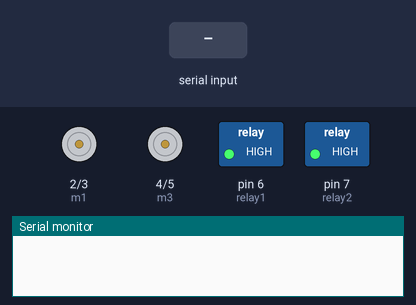
Simulated run of this sketch. Board: Arduino Uno, built with avr-gcc and run on an emulated ATmega328P. Shown: motor-driver pin pairs drawn as motors (green arrow = first pin HIGH = forward, orange = second pin HIGH = backward, longer = more drive), switched loads named in the sketch (green lamp = pin HIGH), the last lines printed to the serial monitor. Inputs (shaded band) come from the test bench.

Above: at 1.3 s.
1.4 s: "1" received over the second serial link
At 1.7 s:
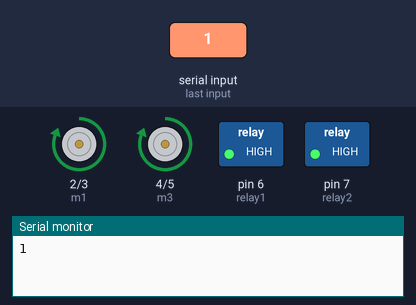
2.9 s: "2" received over the second serial link
At 3.7 s:
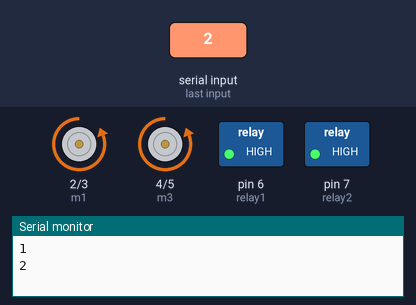
4.4 s: "3" received over the second serial link
At 4.8 s:
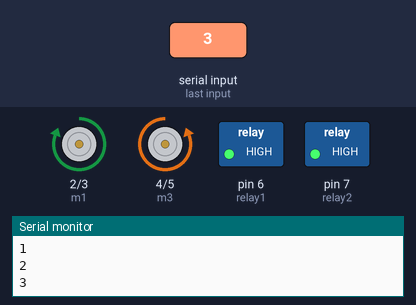
5.9 s: "4" received over the second serial link
At 7.1 s:
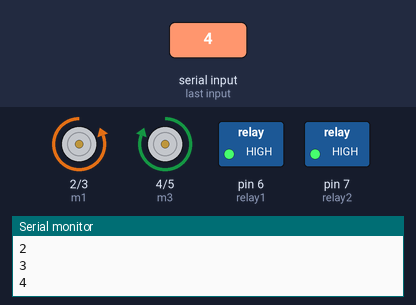
7.4 s: "6" received over the second serial link
At 8.3 s:
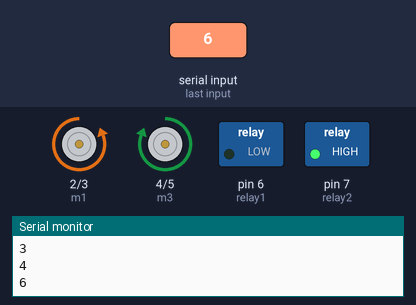
8.9 s: "5" received over the second serial link
At 9.5 s:
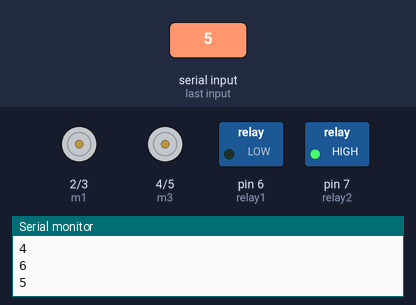
Timing chart, 0 to 11.4 s (numbered marks = the images above; inputs shaded):
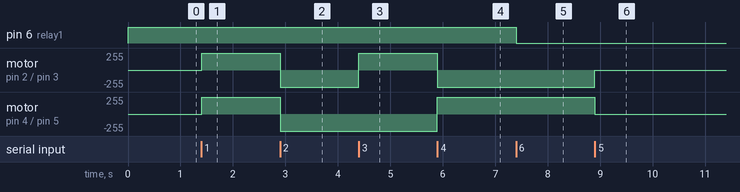

Measured:
- after the input at 1.4 s, motor on pin 2 (m1) / pin 3 (m2), motor on pin 4 (m3) / pin 5 (m4): stopped → forward 255/255 at once
- after the input at 2.9 s, motor on pin 2 (m1) / pin 3 (m2), motor on pin 4 (m3) / pin 5 (m4): forward 255/255 → backward 255/255 at once
- after the input at 4.4 s, motor on pin 2 (m1) / pin 3 (m2): backward 255/255 → forward 255/255 at once
- after the input at 5.9 s, motor on pin 2 (m1) / pin 3 (m2): forward 255/255 → backward 255/255 at once; motor on pin 4 (m3) / pin 5 (m4): backward 255/255 → forward 255/255 at once
- after the input at 7.4 s, pin 6 (relay1): HIGH → LOW at once
- after the input at 8.9 s, motor on pin 2 (m1) / pin 3 (m2): backward 255/255 → stopped at once; motor on pin 4 (m3) / pin 5 (m4): forward 255/255 → stopped at once

The sketch:

2_fertilizer_spraying_robot.ino
```cpp
#include<SoftwareSerial.h>
SoftwareSerial bt(8, 9);
#define m1 2
#define m2 3
#define m3 4
#define m4 5

#define relay1 6
#define relay2 7


void setup()
{
  Serial.begin(9600);
  bt.begin(9600);
  pinMode(m1, OUTPUT);
  pinMode(m2, OUTPUT);
  pinMode(m3, OUTPUT);
  pinMode(m4, OUTPUT);

  pinMode(relay1, OUTPUT);
  pinMode(relay2, OUTPUT);

  digitalWrite(relay1, HIGH);
  digitalWrite(relay2, HIGH);

  bt.print("1-forward, 2-backward, 3-left, 4-right, 5-stop, 6-pump on, 7-pump off,8-Plough on, 9-plough off ");
}

void loop()
{
  if (bt.available() > 0)
  {
    char data = bt.read();
    Serial.println(data);

    if (data == '1')
    {
      bt.println("forward");
      forward();
    }

    if (data == '2')
    {
      backward();
    }

    if (data == '3')
    {
      left();
    }

    if (data == '4')
    {
      right();
    }
    if (data == '5')
    {
      Stop();
    }

    if (data == '6')
    {
      digitalWrite(relay1, LOW);
    }

    if (data == '7')
    {
      digitalWrite(relay1, HIGH);
    }

    if (data == '8')
    {
      digitalWrite(relay2, LOW);
    }

    if (data == '9')
    {
      digitalWrite(relay2, HIGH);
    }


  }
}


void forward()
{
  digitalWrite(m1, HIGH);
  digitalWrite(m2, LOW);
  digitalWrite(m3, HIGH);
  digitalWrite(m4, LOW);
}

void backward()
{
  digitalWrite(m1, LOW);
  digitalWrite(m2, HIGH);
  digitalWrite(m3, LOW);
  digitalWrite(m4, HIGH);
}

void left()
{
  digitalWrite(m1, HIGH);
  digitalWrite(m2, LOW);
  digitalWrite(m3, LOW);
  digitalWrite(m4, HIGH);
}

void right()
{
  digitalWrite(m1, LOW);
  digitalWrite(m2, HIGH);
  digitalWrite(m3, HIGH);
  digitalWrite(m4, LOW);
}

void Stop()
{
  digitalWrite(m1, LOW);
  digitalWrite(m2, LOW);
  digitalWrite(m3, LOW);
  digitalWrite(m4, LOW);
}
```
